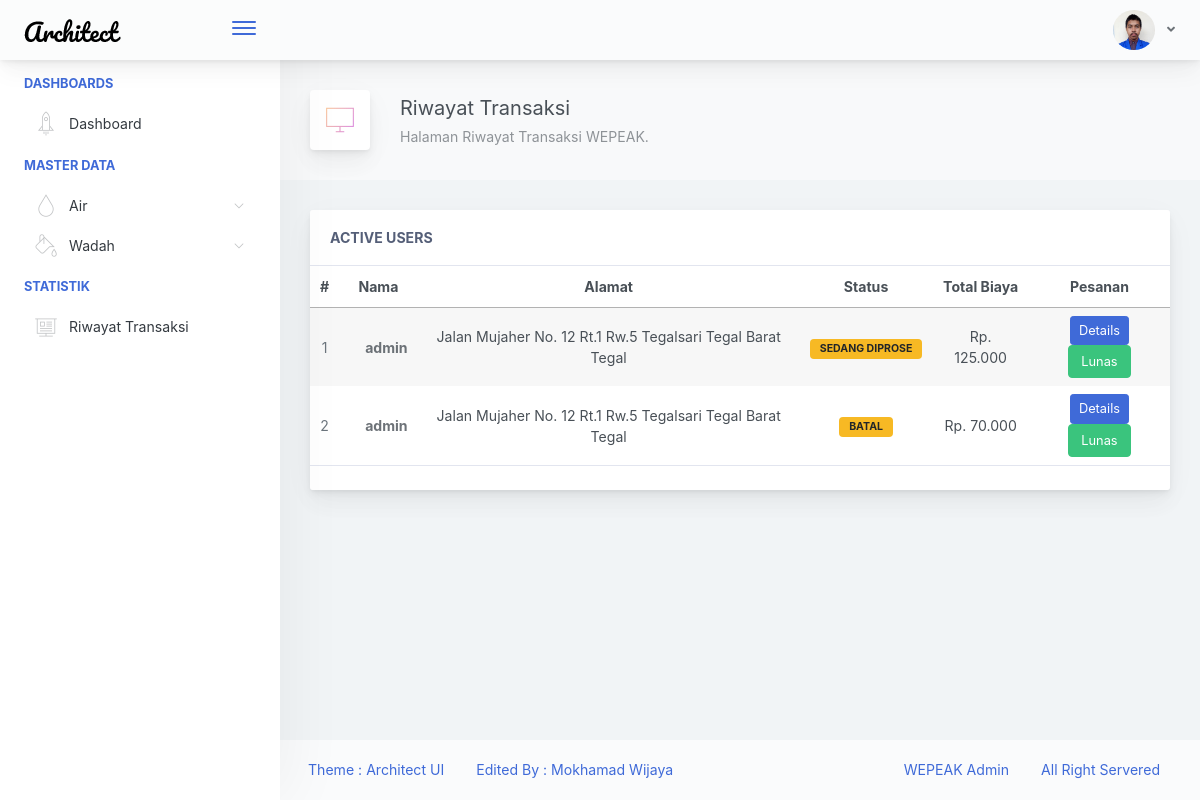
Page /view/index.php?menu=transaksi (signed in) on the earlier database version.
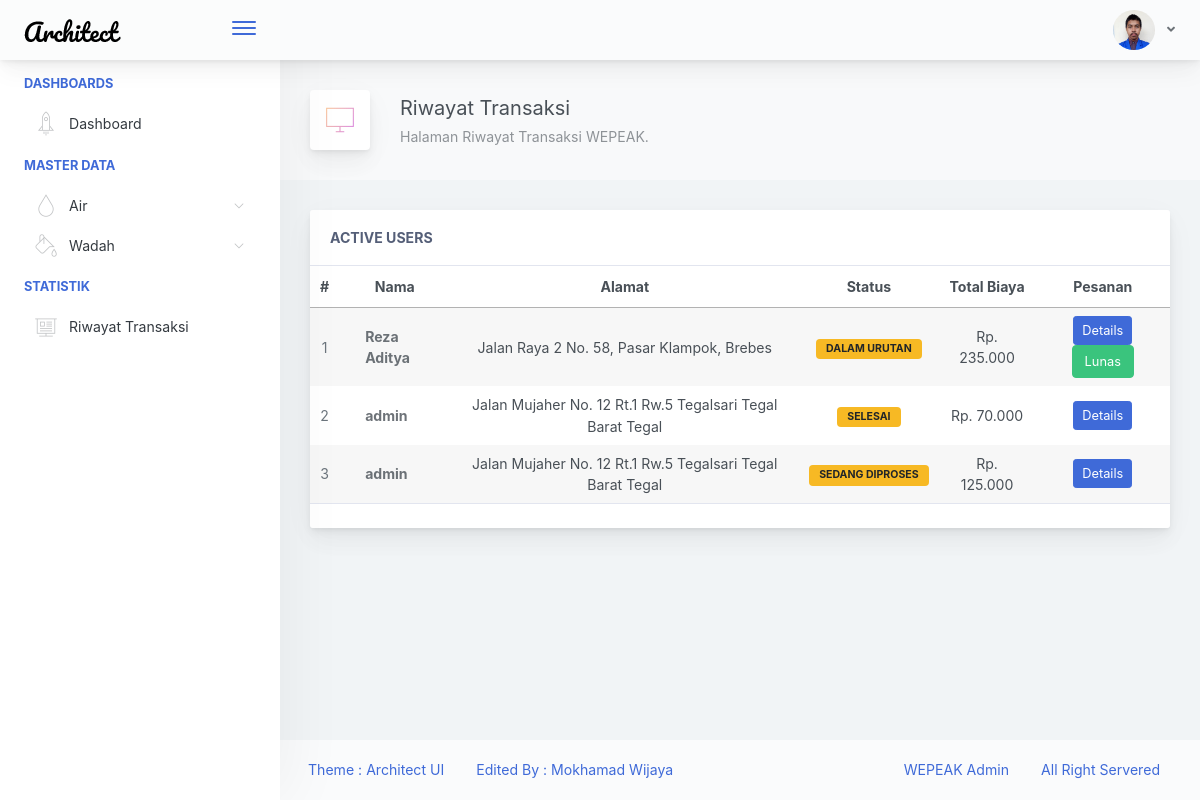
Same page on the later database version.
### tables this page shows
CREATE TABLE `transaksi` (
  `id` int(11) NOT NULL,
  `id_user` int(11) NOT NULL,
  `alamat` text NOT NULL,
  `ongkir` float DEFAULT NULL,
  `total` double NOT NULL,
  `status` varchar(15) DEFAULT NULL,
  `lunas` tinyint(1) DEFAULT NULL,
  `created_at` timestamp NOT NULL DEFAULT current_timestamp() ON UPDATE current_timestamp(),
  `update_at` timestamp NOT NULL DEFAULT current_timestamp() ON UPDATE current_timestamp(),
  `delete_at` timestamp NULL DEFAULT NULL
);

CREATE TABLE `users` (
  `id` int(11) NOT NULL,
  `nama` varchar(30) NOT NULL,
  `alamat` varchar(100) NOT NULL,
  `gender` enum('Laki-Laki','Perempuan') NOT NULL,
  `no_hp` varchar(13) DEFAULT NULL,
  `username` varchar(25) NOT NULL,
  `password` varchar(128) NOT NULL,
  `email` varchar(25) NOT NULL,
  `foto` varchar(32) NOT NULL DEFAULT 'person.png',
  `role` varchar(9) NOT NULL,
  `pertanyaan` varchar(50) DEFAULT NULL,
  `jawaban` varchar(50) NOT NULL,
  `created_at` timestamp NOT NULL DEFAULT current_timestamp(),
  `update_at` timestamp NOT NULL DEFAULT current_timestamp() ON UPDATE current_timestamp(),
  `delete_at` timestamp NULL DEFAULT NULL
);

### model/keranjang.php (called while the page is built, shortened)
<?php
require_once 'paket.php';
class Keranjang
{
  public $id;
  function get_keranjang_all()
  {
    try {
      $con = new PDO('mysql:host=localhost;dbname=wepeak', "root", '');
      $con->setAttribute(PDO::ATTR_ERRMODE, PDO::ERRMODE_EXCEPTION);
      $transaksi = $con->prepare("SELECT transaksi.id, transaksi.alamat, transaksi.ongkir, transaksi.total,transaksi.status, transaksi.lunas,
                                  users.nama
                                  FROM wepeak.transaksi
                                  INNER JOIN users ON transaksi.id_user=users.id
                                  WHERE transaksi.delete_at IS NULL
                                  ORDER BY transaksi.created_at;");
      $transaksi->execute();
      $result = $transaksi->fetchAll();
      return $result;
    } catch (\Exception $e) {
      var_dump($e);die;
      return $e;
    }
  }
  function get_idbarang_pengguna()
  {
    try {
      $con = new PDO('mysql:host=localhost;dbname=wepeak', "root", '');
      $con->setAttribute(PDO::ATTR_ERRMODE, PDO::ERRMODE_EXCEPTION);
      $query = "SELECT * FROM wepeak.detail_transaksi WHERE id_transaksi = :id_transaksi";
      $statement = $con->prepare($query);
      $statement->bindParam(':id_transaksi', $this->id);
      $statement->execute();
      $result = $statement->fetchAll();
      return $result;
    } catch (\Exception $e) {
      echo "Koneksi atau query bermasalah: ". $e->getMessage(). "<br/>";
    }
  }
}
 ?>

### model/paket.php (called while the page is built, shortened)
<?php
function get_paket_once($id)
{
  try {
    $con = new PDO('mysql:host=localhost;dbname=wepeak', "root", '');
    $con->setAttribute(PDO::ATTR_ERRMODE, PDO::ERRMODE_EXCEPTION);
    if (isset($id)) {
      $wadah = $con->prepare("SELECT paket.id, paket.id_satuan, paket.id_wadah, paket.id_air, jenis_air.nama AS air, wadah.jenis AS wadah, paket.banyak AS banyak, satuan.satuan AS satuan, paket.harga, paket.created_at, paket.update_at, paket.delete_at FROM harga_satuan paket INNER JOIN jenis_air ON paket.id_air=jenis_air.id INNER JOIN wadah ON paket.id_wadah=wadah.id INNER JOIN satuan ON paket.id_satuan=satuan.id WHERE paket.delete_at IS NULL AND paket.id=:id");
      $wadah->bindParam(':id', $id);
      $wadah->execute();
      $result = $wadah->fetchAll();
      return $result;
    } else {
      $error = "Ada kesalahan. Disarankan untuk mode debugging";
      echo "Ada kesalahan. Disarankan untuk mode debugging";
      return $error;
    }
  } catch (\Exception $e) {
    echo "Koneksi atau query bermasalah: ". $e->getMessage() . "<br/>";
    die;
  }
}
 ?>

### view/contents/transaksi.php (the view, shortened to what this page needs)
<?php
require_once '../model/keranjang.php';
$keranjang = new Keranjang();
$BelumLunas = $keranjang->get_keranjang_all();
foreach ($BelumLunas as $key => $value) {
  $keranjang->id = $value['id'];
  $idBarang = $keranjang->get_idbarang_pengguna();
  $products = [];
  foreach ($idBarang as $keye => $data) {
    $namaPaket = get_paket_once($data['id_harga_satuan'])[0];
    $products[$namaPaket['air']] = ["nama" => $namaPaket['air'] . " " . $namaPaket['banyak'] . $namaPaket['satuan'],
                                    "wadah" => $namaPaket['wadah'],
                                    "harga" => $namaPaket['harga'],
                                    "jumlah" => $data['jumlah'],
                                    "subtotal" => $data['subtotal']
                                  ];
  }
  $BelumLunas[$key]['produk'] = $products;
}
 ?>
<div class="app-page-title">
    <div class="page-title-wrapper">
        <div class="page-title-heading">
            <div class="page-title-icon">
                <i class="pe-7s-monitor icon-gradient bg-mean-fruit">
                </i>
            </div>
            <div>Riwayat Transaksi
                <div class="page-title-subheading">Halaman Riwayat Transaksi WEPEAK.
                </div>
            </div>
        </div>
      </div>
</div>
<div class="row">
    <div class="col-md-12">
        <div class="main-card mb-3 card">
            <div class="card-header">Active Users
            </div>
            <div class="table-responsive">
                <table class="align-middle mb-0 table table-borderless table-striped table-hover datatable">
                    <thead>
                    <tr>
                        <th class="text-center">#</th>
                        <th class="text-center">Nama</th>
                        <th class="text-center">Alamat</th>
                        <th class="text-center">Status</th>
                        <th class="text-center">Total Biaya</th>
                        <th class="text-center">Pesanan</th>
                    </tr>
                    </thead>
                    <tbody>
                      <?php foreach ($BelumLunas as $key => $value): ?>
                        <tr class="produkDashboardRow" id="<?=$value['id'];?>produkDashboardRow">
                          <td class="text-center text-muted numberDashboard"><?=$key+1;?></td>
                          <td class="namaOrangDashboard">
                            <div class="widget-content p-0">
                              <div class="widget-content-wrapper">
                                <div class="widget-content-left flex2">
                                  <div class="widget-heading text-left"><?=$value['nama'];?></div>
                                </div>
                              </div>
                            </div>
                          </td>
                          <td class="text-center alamatDashboard"><?=$value['alamat'];?></td>
                          <td class="text-center statusPesananDashboard" id="<?=$value['id'];?>statusPesananDashboard">
                            <div class="badge badge-warning"><?=$value['status'];?></div>
                          </td>
                          <td class="text-center totalBiayaDashboard"><?="Rp. ".number_format($value['total'], 0, ',', '.');?></td>
                          <td class="text-center buttonProdukDashboard">
                            <button type="button" id="<?=$value['id'];?>buttonShowProdukDashboard" class="btn btn-primary btn-sm
                              buttonShowProdukDashboard">Details</button>
                              <?php if ($value['lunas'] == 0): ?>
                                <a href="#" type="button" id="<?=$value['id'];?>Lunas"
                                  class="btn btn-success buttonLunas">Lunas</a>
                              <?php endif; ?>
                          </td>
                        </tr>
                      <?php endforeach; ?>
                    </tbody>
                </table>
            </div>
            <div class="d-block text-center card-footer">
            </div>
        </div>
    </div>
</div>

### view/index.php (shortened to what this page needs)
<!doctype html>
<html lang="en">
<head>
  <?php require_once 'partials/head.php'; ?>
</head>
<body>
    <div class="app-container app-theme-white body-tabs-shadow fixed-sidebar fixed-header">
      <?php require_once 'partials/header.php'; ?>
            <div class="app-main">
              <?php require_once 'partials/sidebar.php'; ?>
                <div class="app-main__outer">
                  <div class="app-main__inner">
                    <?php if (isset($_GET['menu'])): ?>
                      <?php if ($_GET['menu'] == "jenis_air"): ?>
                        <?php if (isset($_GET['action'])): ?>
                          <?php if ($_GET['action'] == "insert"): ?>
                            <?php require_once 'contents/form_jenis_air.php'; ?>
                          <?php elseif ($_GET['action'] == "update"): ?>
                            <?php require_once 'contents/form_jenis_air.php'; ?>
                          <?php elseif ($_GET['action'] == "delete"): ?>
                            <?php require_once '../model/delete.php'; ?>
                          <?php endif; ?>
                          <?php else: ?>
                            <?php require_once 'contents/jenis_air.php'; ?>
                        <?php endif; ?>
                      <?php elseif ($_GET['menu'] == "transaksi"): ?>
                        <?php if (isset($_GET['action'])): ?>
                          <?php if ($_GET['action'] == "delete"): ?>
                            <?php require_once '../model/delete.php'; ?>
                          <?php endif; ?>
                          <?php else: ?>
                          <?php require_once 'contents/transaksi.php'; ?>
                        <?php endif; ?>
                      <?php endif; ?>
                      <?php else: ?>
                        <?php require_once 'partials/content.php'; ?>
                    <?php endif; ?>
                  </div>
                    <?php require_once 'partials/footer.php'; ?>
        </div>
    </div>
</body>
</html>

### view/partials/head.php (shortened to what this page needs)
<link href="./main.css" rel="stylesheet">
<link rel="stylesheet" href="https://cdn.datatables.net/1.10.20/css/jquery.dataTables.min.css">

### view/partials/header.php (shortened to what this page needs)
<div class="app-header header-shadow">
    <div class="app-header__logo">
        <div class="logo-src"></div>
        <div class="header__pane ml-auto">
            <div>
                <button type="button" class="hamburger close-sidebar-btn hamburger--elastic" data-class="closed-sidebar">
                    <span class="hamburger-box">
                        <span class="hamburger-inner"></span>
                    </span>
                </button>
            </div>
        </div>
    </div>
        <div class="app-header__content">
        <div class="app-header-right">
            <div class="header-btn-lg pr-0">
                <div class="widget-content p-0">
                    <div class="widget-content-wrapper">
                        <div class="widget-content-left">
                            <div class="btn-group">
                                <a data-toggle="dropdown" aria-haspopup="true" aria-expanded="false" class="p-0 btn">
                                    <img width="42" class="rounded-circle" src="../public/images/<?=$_SESSION['foto'];?>" alt="">
                                    <i class="fa fa-angle-down ml-2 opacity-8"></i>
                                </a>
                            </div>
                        </div>
                    </div>
                </div>
            </div>        </div>
    </div>
</div>

### view/partials/sidebar.php (shortened to what this page needs)
<div class="app-sidebar sidebar-shadow">
    <div class="scrollbar-sidebar">
        <div class="app-sidebar__inner">
            <ul class="vertical-nav-menu">
                <li class="app-sidebar__heading">Dashboards</li>
                <li>
                    <a href=<?="index.php";?> <?php if (!isset($_GET['menu'])): ?>
                    <?php endif; ?>>
                        <i class="metismenu-icon pe-7s-rocket"></i>
                        Dashboard
                    </a>
                </li>
                <li class="app-sidebar__heading">Master Data</li>
                <li>
                    <a href="#"
                    >
                        <i class="metismenu-icon pe-7s-drop"></i>
                        Air
                        <i class="metismenu-state-icon pe-7s-angle-down caret-left"></i>
                    </a>
                </li>
                <li>
                    <a href="#"
                    >
                        <i class="metismenu-icon pe-7s-paint-bucket"></i>
                        Wadah
                        <i class="metismenu-state-icon pe-7s-angle-down caret-left"></i>
                    </a>
                </li>
                <li class="app-sidebar__heading">Statistik</li>
                <li>
                    <a href="index.php?menu=transaksi">
                        <i class="metismenu-icon pe-7s-display2"></i>
                        Riwayat Transaksi
                    </a>
                </li>
            </ul>
        </div>
    </div>
</div>

### view/partials/footer.php
<div class="app-wrapper-footer">
    <div class="app-footer">
        <div class="app-footer__inner">
            <div class="app-footer-left">
                <ul class="nav">
                    <li class="nav-item">
                        <a href="javascript:void(0);" class="nav-link">
                            Theme : Architect UI
                        </a>
                    </li>
                    <li class="nav-item">
                        <a href="javascript:void(0);" class="nav-link">
                            Edited By : Mokhamad Wijaya
                        </a>
                    </li>
                </ul>
            </div>
            <div class="app-footer-right">
                <ul class="nav">
                    <li class="nav-item">
                        <a href="javascript:void(0);" class="nav-link">
                            WEPEAK Admin
                        </a>
                    </li>
                    <li class="nav-item">
                        <a href="javascript:void(0);" class="nav-link">
                            All Right Servered
                        </a>
                    </li>
                </ul>
            </div>
        </div>
    </div>
</div>

Differences in the rows shown:
added transaksi: id_user.nama "Reza Aditya", alamat "Jalan Raya 2 No. 58, Pasar Klampok, Brebes", status "DALAM URUTAN", total "235.000"
changed transaksi: status "BATAL" → "SELESAI"; no longer shows "Lunas"; moves up the list
changed transaksi: status "SEDANG DIPROSE" → "SEDANG DIPROSES"; no longer shows "Lunas"
